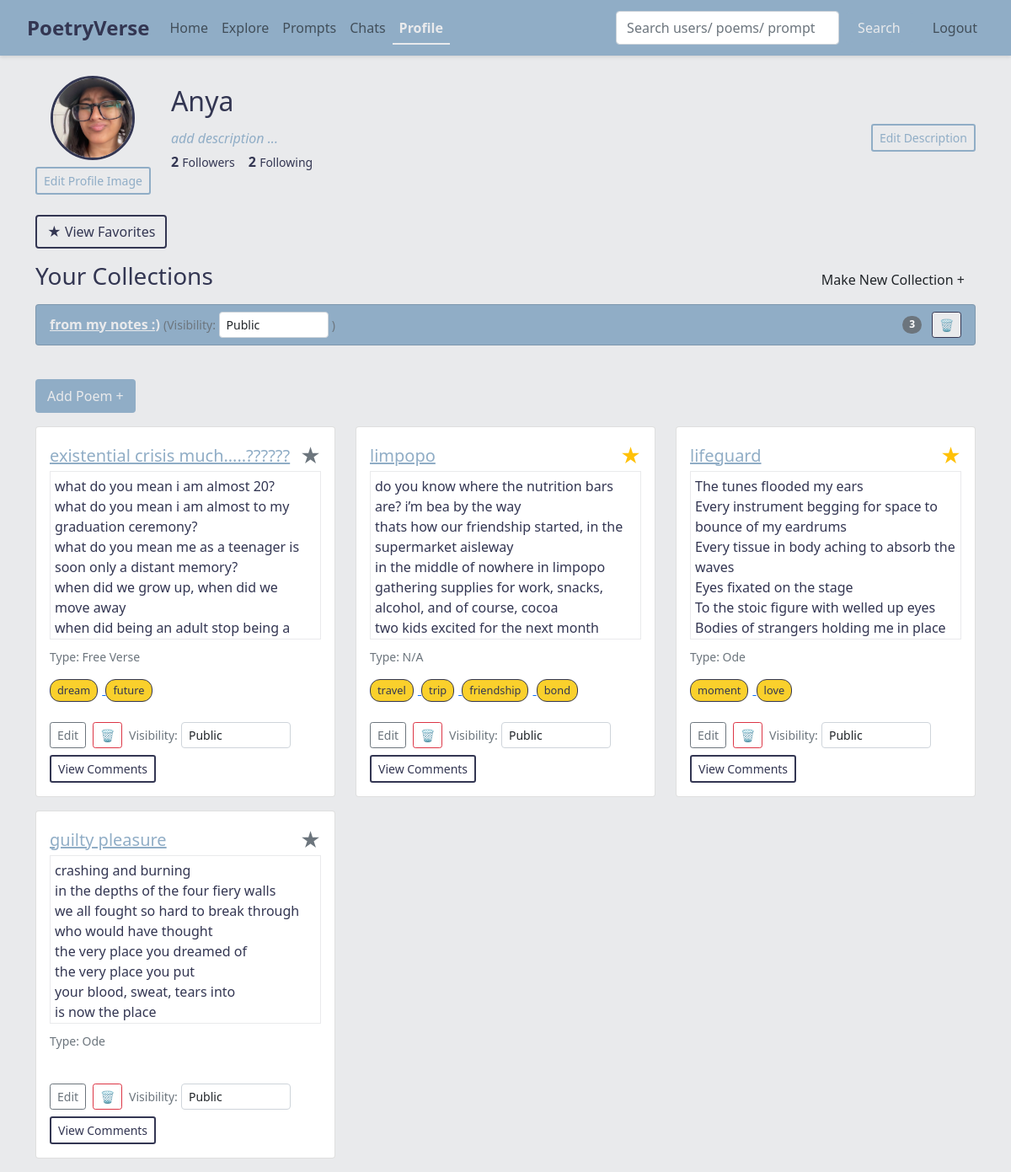
The app's page /profile (signed in) with its own data.
### app.py (models this page shows)
class User(db.Model, UserMixin):
    id = db.Column(db.Integer, primary_key=True)
    username = db.Column(db.String(150), unique=True, nullable=False)
    email = db.Column(db.String(150), unique=True, nullable=False)
    password = db.Column(db.String(200), nullable=False)
    description = db.Column(db.Text, nullable=True)
    profile_image = db.Column(db.String(300), nullable=True)
    poems = db.relationship('Poem', backref='author', lazy=True)
    collections = db.relationship('Collection', backref='owner', lazy=True)
    favorite_poems = db.relationship('Poem', secondary=favorites, backref=db.backref('favorited_by', lazy='dynamic'))
    following = db.relationship('User', secondary=followers,
                                primaryjoin=(followers.c.follower_id == id),
                                secondaryjoin=(followers.c.followed_id == id),
                                backref=db.backref('followers', lazy='dynamic'),
                                lazy='dynamic')

class Collection(db.Model):
    id = db.Column(db.Integer, primary_key=True)
    name = db.Column(db.String(150), nullable=False)
    user_id = db.Column(db.Integer, db.ForeignKey('user.id'), nullable=False)
    poems = db.relationship('Poem', backref='collection', lazy=True)
    visibility = db.Column(db.String(10), nullable=False, default='public')

class Poem(db.Model):
    id = db.Column(db.Integer, primary_key=True)
    title = db.Column(db.String(200), nullable=False)
    content = db.Column(db.Text, nullable=False)
    poem_type = db.Column(db.String(100), nullable=True)
    rating = db.Column(db.Integer, default=0)
    user_id = db.Column(db.Integer, db.ForeignKey('user.id'), nullable=False)
    collection_id = db.Column(db.Integer, db.ForeignKey('collection.id'), nullable=True)
    visibility = db.Column(db.String(10), nullable=False, default='public')
    comments = db.relationship('Comment', backref='poem', lazy=True, cascade="all, delete-orphan")
    tags = db.relationship('Tag', secondary=poem_tags, backref=db.backref('poems', lazy='dynamic'))
    prompt_id = db.Column(db.Integer, db.ForeignKey('prompt.id'), nullable=True)

class Tag(db.Model):
    id = db.Column(db.Integer, primary_key=True)
    name = db.Column(db.String(50), unique=True, nullable=False)

### app.py (the view)
@app.route('/profile')
@login_required
def profile():
    user = current_user
    chat_groups = user.chat_groups.all()
    return render_template('profile.html', user=user, chat_groups=chat_groups)

### app.py (called while the page is built)
@login_manager.user_loader
def load_user(user_id):
    return User.query.get(int(user_id))

### templates/profile.html (shortened to what this page needs)
{% extends "base.html" %}
{% block content %}
<div class="d-flex align-items-center mb-4">
  <div class="me-4 text-center">
    {% if current_user.profile_image %}
      <img id="profileImage" src="{{ current_user.profile_image }}" alt="Profile Image" class="rounded-circle profile-img" style="width: 100px; height: 100px;">
    {% else %}
      <div class="rounded-circle bg-secondary d-flex justify-content-center align-items-center" style="width: 100px; height: 100px;">
        <span class="text-white" style="font-size: 2rem;">?</span>
      </div>
    {% endif %}
    <div class="mt-2">
      <button class="btn btn-sm btn-outline-primary new-coll-btn" data-bs-toggle="modal" data-bs-target="#editProfileImageModal">
        Edit Profile Image
      </button>
    </div>
  </div>
  <div class="flex-grow-1">
    <h2>{{ current_user.username }}</h2>
    <div class="d-flex justify-content-between align-items-center">
      <p id="user-description" class="mb-0">
        {% if current_user.description %}
          {{ current_user.description }}
        {% else %}
          <em class="custom-register">add description ...</em>
        {% endif %}
      </p>
      <button class="btn btn-sm btn-outline-primary new-coll-btn" data-bs-toggle="modal" data-bs-target="#editDescriptionModal">
        Edit Description
      </button>
    </div>
    {% if current_user.is_authenticated %}
    <div class="d-flex mb-3">
      <div class="me-3">
        <strong>{{ current_user.followers.count() }}</strong>
        <small>Followers</small>
      </div>
      <div>
        <strong>{{ current_user.following.count() }}</strong>
        <small>Following</small>
      </div>
    </div>
    {% endif %}
  </div>
</div>
<div class="mb-3">
  <div class="mb-3">
    <a href="{{ url_for('favorites') }}" class="btn btn-outline-warning fav-button">★ View Favorites</a>
  </div>
  <div class="d-flex justify-content-between align-items-center">
    <h3>Your Collections</h3>
    <button class="btn di" data-bs-toggle="modal" data-bs-target="#newCollectionModal">
      Make New Collection +
    </button>
  </div>
  <ul class="list-group mt-2">
    {% for coll in current_user.collections %}
    <li class="list-group-item d-flex justify-content-between align-items-center custom-list-item">
      <div>
        <a href="{{ url_for('collection', collection_id=coll.id) }}">{{ coll.name }}</a>
        <small class="text-muted"> (Visibility: </small>
        <select id="visibilitySelect-{{ coll.id }}" class="form-select form-select-sm d-inline-block" style="width: auto;" onchange="updateCollectionVisibilityHandler({{ coll.id }}, this)">
          <option value="public" {% if coll.visibility == 'public' %}selected{% endif %}>Public</option>
        </select>
        <small class="text-muted">)</small>
      </div>
      <div>
        <span class="badge bg-secondary rounded-pill me-2">{{ coll.poems|length }}</span>
        <button class="btn btn-sm btn-outline-danger delete-btn delete-custom" data-type="collection" data-name="{{ coll.name }}" data-id="{{ coll.id }}">
          &#128465;
        </button>
      </div>
    </li>
    {% else %}
    <li class="list-group-item">No collections yet.</li>
    {% endfor %}
  </ul>
</div>
<br>
<div class="mb-3">
  <a href="{{ url_for('add_poem') }}" class="btn btn-success prf-add">Add Poem +</a>
</div>
<div class="row">
  {% for poem in current_user.poems %}
  <div class="col-md-4 mb-3">
    <div class="card">
      <div class="card-body">
        <div class="d-flex justify-content-between align-items-center">
          <a href="{{ url_for('view_poem', poem_id=poem.id) }}" class="poem-link">
            <h5 class="card-title mb-0">{{ poem.title }}</h5>
          </a>
          <button class="favorite-btn" data-poem-id="{{ poem.id }}">
            <span class="star-icon {% if poem in current_user.favorite_poems %}text-warning{% else %}text-secondary{% endif %}">
              &#9733;
            </span>
          </button>
        </div>
        <div class="card-text custom-poem-profile">
          {{ poem.content | replace('\n', '<br>') | safe }}
        </div>
        <div>
          <p class="small text-muted">Type: {{ poem.poem_type or "N/A" }}</p>
          {% if poem.tags %}
            <div class="poem-tags-summary">
              {% for tag in poem.tags %}
                <a href="{{ url_for('search', q=tag.name) }}" class="tag-chip-link">
                  <span class="tag-chip-display">{{ tag.name }}</span>
                </a>
              {% endfor %}
            </div>
          {% endif %}
        </div>
        <br>
        <div class="d-flex align-items-center">
          <a href="{{ url_for('edit_poem', poem_id=poem.id) }}" class="btn btn-sm btn-outline-secondary">Edit</a>
          <button class="btn btn-sm btn-outline-danger ms-2 delete-btn" data-type="poem" data-name="{{ poem.title }}" data-id="{{ poem.id }}">
            &#128465;
          </button>
          <div class="ms-2">
            <small class="text-muted">Visibility:</small>
            <select class="form-select form-select-sm d-inline-block" style="width: auto;" onchange="updatePoemVisibilityHandler({{ poem.id }}, this)">
              <option value="public" {% if poem.visibility == 'public' %}selected{% endif %}>Public</option>
            </select>
          </div>
        </div>
        <div class="mt-2">
          <button class="btn btn-sm btn-outline-primary view-comments-btn fav-button" data-bs-toggle="modal" data-bs-target="#commentsModal" data-poem-id="{{ poem.id }}">
            View Comments
          </button>
        </div>
      </div>
    </div>
  </div>
  {% else %}
  <p>You haven't added any poems yet.</p>
  {% endfor %}
</div>
{% endblock %}

### static/css/global.css (style rules this page uses)
body { background-color: #e9eaec; color: #333652; }
.delete-custom { background-color: #e9eaec; border: 1px solid #333652; }
.custom-list-item { background-color: #90adc6; color: #e9eaec !important; }
li.custom-list-item a, li.custom-list-item a:link, li.custom-list-item a:visited, li.custom-list-item a:hover, li.custom-list-item a:active { color: #e9eaec !important; background-color: #90adc6; font-weight: bold; }
.new-coll-btn { background-color: #e9eaec; border: 2px solid #90adc6; color: #90adc6; }
.prf-add { background-color: #90adc6; color: #e9eaec; border: 2px solid #90adc6; }
.custom-register { color: #90adc6 !important; }
.profile-img { width: 100px; height: 100px; border-radius: 50%; object-fit: cover; object-position: center; border: 3px solid #333652; }
.poem-link { color: #90adc6; }
.favorite-btn { border: none; background: none; padding: 0; font-size: 1.5rem; cursor: pointer; }
.star-icon { font-size: 1.5rem; color: black; transition: color 0.1s ease-in-out; }
.star-icon.text-warning { color: gold; }
.fav-button { background: none !important; border: 2px solid #333652; color: #333652; }
.tag-chip-display { display: inline-block; background-color: #fad02c; color: #333652; padding: 3px 8px; border: 1px solid #333652; border-radius: 12px; font-size: 0.8rem; margin-right: 5px; transition: color 0.9s ease-in-out; }
.custom-poem-profile { height:200px; overflow-y:auto; margin-bottom: 10px; padding: 5px; border: 1px solid #e9eaec; }

### records on screen
User: profile_image (picture), username "Anya"
Collection: name "from my notes :)", visibility+id "Public", poems|length "3"
Poem: title "existential crisis much…..??????", content "what do you mean i am almost 20? what do you mean i am almost to my graduation ceremony? what do you mean me as a teenager is soon only a distant memory? when did we grow up, when did we move away when did being an adult stop being a…", poem_type "Free Verse", visibility+id "Public"
Tag: name "dream"
Tag: name "future"
Poem: title "limpopo", content "do you know where the nutrition bars are? i’m bea by the way thats how our friendship started, in the supermarket aisleway in the middle of nowhere in limpopo gathering supplies for work, snacks, alcohol, and of course, cocoa two kids excited for the next month", poem_type "N/A", visibility+id "Public"
Tag: name "travel"
Tag: name "trip"
Tag: name "friendship"
Tag: name "bond"
Poem: title "lifeguard", content "The tunes flooded my ears Every instrument begging for space to bounce of my eardrums Every tissue in body aching to absorb the waves Eyes fixated on the stage To the stoic figure with welled up eyes Bodies of strangers holding me in place", poem_type "Ode", visibility+id "Public"
Tag: name "moment"
Tag: name "love"
Poem: title "guilty pleasure", content "crashing and burning in the depths of the four fiery walls we all fought so hard to break through who would have thought the very place you dreamed of the very place you put your blood, sweat, tears into is now the place", poem_type "Ode", visibility+id "Public"

### other values on screen
{{ current_user.followers.count() }} "2"
{{ current_user.following.count() }} "2"
